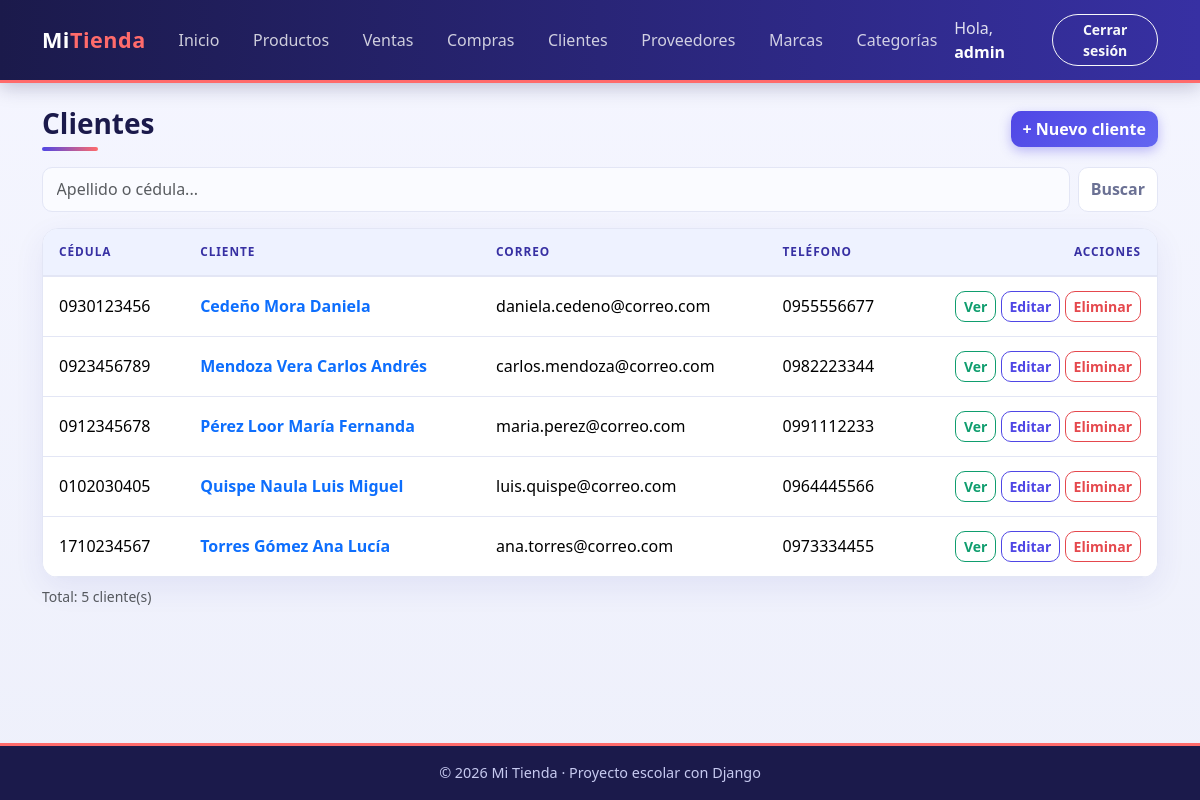
The app's page /facturacion/clientes/ (signed in) with its own data.
### facturacion/models.py (models this page shows)
class ModeloBase(models.Model):
    user = models.ForeignKey(                    # 1:N con User: un usuario registra muchos registros
        User,
        on_delete=models.SET_NULL,               # Si borran al usuario, el registro se queda con user vacío
        null=True,                               # SET_NULL necesita que la columna acepte NULL
        blank=True,
        editable=False,                          # No aparece en formularios: lo llena la VISTA, no la persona
        related_name="%(class)s_registrados",    # %(class)s = nombre del modelo → user.producto_registrados
        verbose_name="Registrado por",
    )
    fecha_creacion = models.DateTimeField("Fecha de creación", auto_now_add=True)   # Se llena sola al CREAR
    fecha_modificacion = models.DateTimeField("Última modificación", auto_now=True) # Se actualiza sola en CADA save()
    class Meta:
        abstract = True                          # ← LA CLAVE: modelo "molde", sin tabla propia

class Cliente(ModeloBase):
    cedula = models.CharField("Cédula", max_length=10, unique=True)
    nombres = models.CharField(max_length=80)
    apellidos = models.CharField(max_length=80)
    email = models.EmailField("Correo", blank=True)
    telefono = models.CharField("Teléfono", max_length=15, blank=True)
    direccion = models.CharField("Dirección", max_length=200, blank=True)
    class Meta:
        verbose_name = "Cliente"
        verbose_name_plural = "Clientes"
        ordering = ["apellidos", "nombres"]
    def __str__(self):
        return f"{self.apellidos} {self.nombres}"

### facturacion/views.py (the view)
# urls.py: path("clientes/", views.ClienteListView.as_view(), name="cliente_lista"),
class ClienteListView(LoginRequiredMixin, ListView):       # LISTAR
    model = Cliente
    template_name = "facturacion/cliente_lista.html"
    context_object_name = "clientes"
    paginate_by = 5                                        # 5 por página, como pide la tarea
    extra_context = {"titulo": "Clientes"}
    def get_queryset(self):
        clientes = super().get_queryset()
        q = self.request.GET.get("q", "")
        if q:   # Q(...) | Q(...) = condición con OR: por apellido O por cédula
            clientes = clientes.filter(Q(apellidos__icontains=q) | Q(cedula__icontains=q))
        return clientes
    def get_context_data(self, **kwargs):
        contexto = super().get_context_data(**kwargs)
        contexto["q"] = self.request.GET.get("q", "")
        return contexto

### facturacion/templates/facturacion/cliente_lista.html (shortened to what this page needs)
{% extends "base.html" %}
{% block contenido %}
<div class="d-flex justify-content-between align-items-center flex-wrap gap-2 mb-3">
    <h1 class="h3 titulo-pagina m-0">{{ titulo }}</h1>
    <a href="{% url 'facturacion:cliente_crear' %}" class="btn btn-principal">+ Nuevo cliente</a>
</div>
<form method="get" class="d-flex gap-2 mb-3">
    <input type="text" name="q" value="{{ q }}" class="form-control" placeholder="Apellido o cédula...">
    <button type="submit" class="btn btn-outline-secondary">Buscar</button>
</form>
<div class="tarjeta p-0 table-responsive">
    <table class="table table-hover align-middle m-0">
        <thead>
            <tr><th>Cédula</th><th>Cliente</th><th>Correo</th><th>Teléfono</th><th class="text-end">Acciones</th></tr>
        </thead>
        <tbody>
            {% for obj in clientes %}
            <tr>
                <td>{{ obj.cedula }}</td>
                <td class="fw-semibold"><a href="{% url 'facturacion:cliente_detalle' obj.pk %}" class="text-decoration-none">{{ obj }}</a></td>
                <td>{{ obj.email|default:"—" }}</td>
                <td>{{ obj.telefono|default:"—" }}</td>
                <td class="text-end text-nowrap">
                    <a href="{% url 'facturacion:cliente_detalle' obj.pk %}" class="btn btn-sm btn-outline-success">Ver</a>
                    <a href="{% url 'facturacion:cliente_editar' obj.pk %}" class="btn btn-sm btn-outline-primary">Editar</a>
                    <a href="{% url 'facturacion:cliente_eliminar' obj.pk %}" class="btn btn-sm btn-outline-danger">Eliminar</a>
                </td>
            </tr>
            {% empty %}
            <tr><td colspan="5" class="text-center text-muted py-4">No hay clientes.</td></tr>
            {% endfor %}
        </tbody>
    </table>
</div>
<p class="text-muted small mt-2">Total: {{ page_obj.paginator.count }} cliente(s)</p>
{% endblock %}

### templates/base.html (shortened to what this page needs)
{% load static %}
<!DOCTYPE html>
<html lang="es">
<head>
    <link href="https://cdn.jsdelivr.net/npm/bootstrap@5.3.3/dist/css/bootstrap.min.css" rel="stylesheet">
    <link rel="stylesheet" href="{% static 'css/estilos.css' %}">
</head>
<body>
    <nav class="navbar navbar-expand-lg navbar-dark barra">
        <div class="container">
            <a class="navbar-brand fw-bold" href="{% url 'home' %}">Mi<span class="text-warning">Tienda</span></a>
            <div class="collapse navbar-collapse" id="menu">
                <ul class="navbar-nav me-auto">
                    <li class="nav-item"><a class="nav-link" href="{% url 'home' %}">Inicio</a></li>
                    {% if user.is_authenticated %}
                        <li class="nav-item"><a class="nav-link" href="{% url 'facturacion:producto_lista' %}">Productos</a></li>
                        <li class="nav-item"><a class="nav-link" href="{% url 'facturacion:venta_lista' %}">Ventas</a></li>
                        <li class="nav-item"><a class="nav-link" href="{% url 'facturacion:compra_lista' %}">Compras</a></li>
                        <li class="nav-item"><a class="nav-link" href="{% url 'facturacion:cliente_lista' %}">Clientes</a></li>
                        <li class="nav-item"><a class="nav-link" href="{% url 'facturacion:proveedor_lista' %}">Proveedores</a></li>
                        <li class="nav-item"><a class="nav-link" href="{% url 'facturacion:marca_lista' %}">Marcas</a></li>
                        <li class="nav-item"><a class="nav-link" href="{% url 'facturacion:categoria_lista' %}">Categorías</a></li>
                    {% endif %}
                </ul>
                <ul class="navbar-nav align-items-lg-center gap-2">
                    {% if user.is_authenticated %}
                        <li class="nav-item navbar-text">Hola, <a href="{% url 'facturacion:mi_perfil' %}" class="text-white fw-bold text-decoration-none">{{ user.username }}</a></li>
                        <li class="nav-item">
                            <form method="post" action="{% url 'logout' %}" class="m-0">
                                <button type="submit" class="btn btn-sm btn-outline-light">Cerrar sesión</button>
                            </form>
                        </li>
                    {% else %}
                        <li class="nav-item"><a class="nav-link" href="{% url 'login' %}">Ingresar</a></li>
                        <li class="nav-item"><a class="btn btn-sm btn-warning" href="{% url 'registro' %}">Crear cuenta</a></li>
                    {% endif %}
                </ul>
            </div>
        </div>
    </nav>
    <main class="container py-4">
        {% block contenido %}{% endblock %}
    </main>
    <footer class="pie text-center py-3">© 2026 Mi Tienda · Proyecto escolar con Django</footer>
</body>
</html>

### static/css/estilos.css (style rules this page uses)
:root { --indigo-900: #1b1a4b; --indigo-700: #3730a3; --indigo-600: #4f46e5; --indigo-500: #6366f1; --indigo-50: #eef2ff; --coral: #ff6b6b; --texto: #1f2340; --texto-suave:#6b7194; --borde: #e3e6f5; --radio: 16px; }
body { font-family: "Segoe UI", system-ui, -apple-system, Roboto, "Helvetica Neue", Arial, sans-serif; color: var(--texto); background: linear-gradient(180deg, #f5f6ff 0%, #eef0fb 100%); background-attachment: fixed; min-height: 100vh; display: flex; flex-direction: column; }
main { flex: 1; }
.barra { background: linear-gradient(90deg, var(--indigo-900), var(--indigo-700)); box-shadow: 0 4px 18px rgba(27, 26, 75, .25); border-bottom: 3px solid var(--coral); }
.barra .navbar-brand { letter-spacing: .5px; font-size: 1.35rem; }
.barra .text-warning { color: var(--coral) !important; }
.barra .nav-link { color: rgba(255, 255, 255, .78); border-radius: 999px; padding: .4rem .95rem !important; margin: 0 .1rem; transition: background-color .2s, color .2s; }
.barra .btn-outline-light { border-radius: 999px; }
.titulo-pagina { position: relative; padding-bottom: 10px; font-weight: 700; color: var(--indigo-900); }
.titulo-pagina::after { content: ""; position: absolute; left: 0; bottom: 0; width: 56px; height: 4px; border-radius: 4px; background: linear-gradient(90deg, var(--indigo-600), var(--coral)); }
.tarjeta { background-color: #fff; border: 1px solid var(--borde); border-radius: var(--radio); padding: 28px; box-shadow: 0 10px 30px rgba(55, 48, 163, .08); }
.tarjeta.p-0 { overflow: hidden; }
.table { --bs-table-hover-bg: var(--indigo-50); }
.table thead th { background-color: var(--indigo-50); color: var(--indigo-700); text-transform: uppercase; font-size: .74rem; letter-spacing: .08em; font-weight: 700; border-bottom: 2px solid var(--borde); padding: 14px 16px; }
.table tbody td { padding: 14px 16px; border-color: var(--borde); }
.btn { border-radius: 10px; font-weight: 600; transition: all .2s ease; }
.btn-principal { background: linear-gradient(135deg, var(--indigo-600), var(--indigo-500)); color: #fff; border: 0; box-shadow: 0 4px 12px rgba(79, 70, 229, .35); }
.btn-outline-primary { color: var(--indigo-600); border-color: var(--indigo-600); }
.btn-outline-secondary { color: var(--texto-suave); border-color: var(--borde); background: #fff; }
.form-control, .form-select { border: 1.5px solid var(--borde); border-radius: 10px; padding: .6rem .85rem; background-color: #fafbff; }
.pie { background: var(--indigo-900); color: #c7caf0; font-size: .9rem; border-top: 3px solid var(--coral); }
.barra .navbar-text { color: rgba(255, 255, 255, .85); }
.btn-outline-success { color: #0f9d6e; border-color: #0f9d6e; }
.btn-outline-danger { color: #e5484d; border-color: #e5484d; }

### records on screen
Cliente: cedula "0930123456", apellidos+nombres "Cedeño Mora Daniela", email "daniela.cedeno@correo.com", telefono "0955556677"
Cliente: cedula "0923456789", apellidos+nombres "Mendoza Vera Carlos Andrés", email "carlos.mendoza@correo.com", telefono "0982223344"
Cliente: cedula "0912345678", apellidos+nombres "Pérez Loor María Fernanda", email "maria.perez@correo.com", telefono "0991112233"
Cliente: cedula "0102030405", apellidos+nombres "Quispe Naula Luis Miguel", email "luis.quispe@correo.com", telefono "0964445566"
Cliente: cedula "1710234567", apellidos+nombres "Torres Gómez Ana Lucía", email "ana.torres@correo.com", telefono "0973334455"

### other values on screen
{{ user.username }} "admin"
{{ titulo }} "Clientes"
{{ page_obj.paginator.count }} "5"
